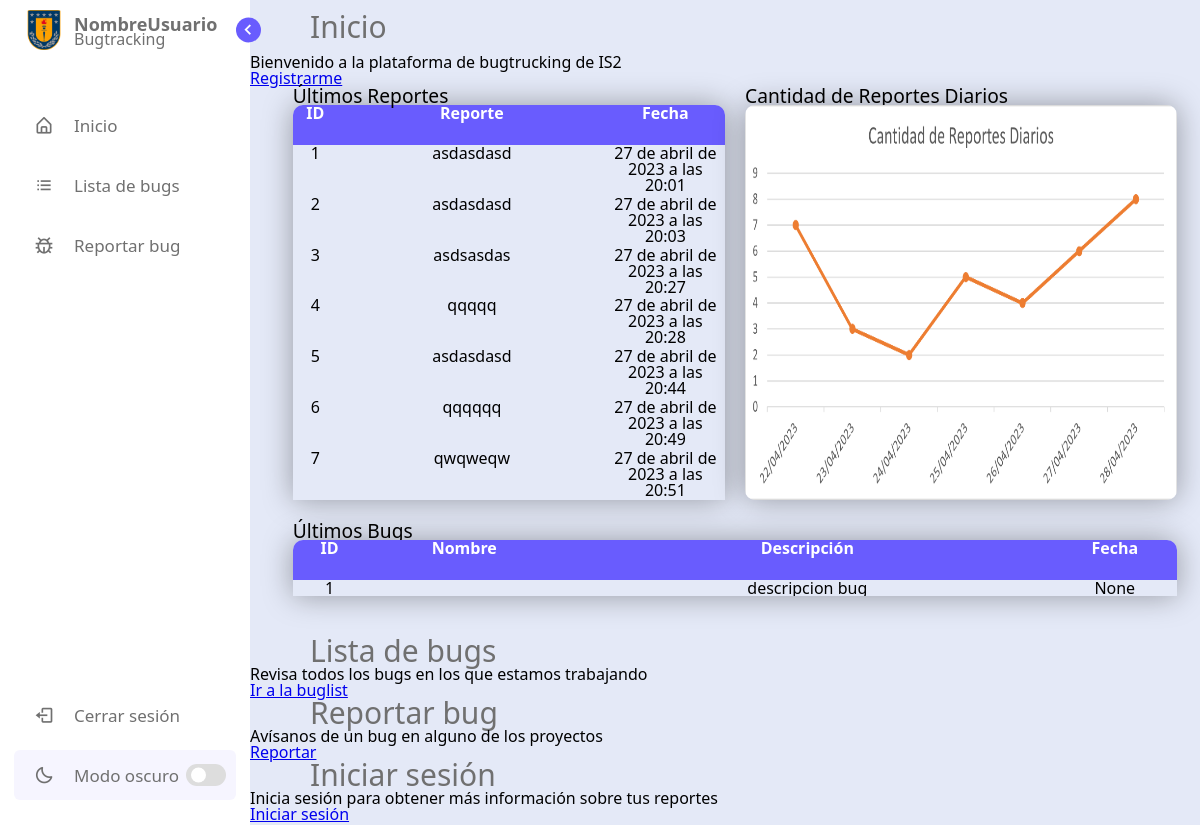
The app's page /home, older data.
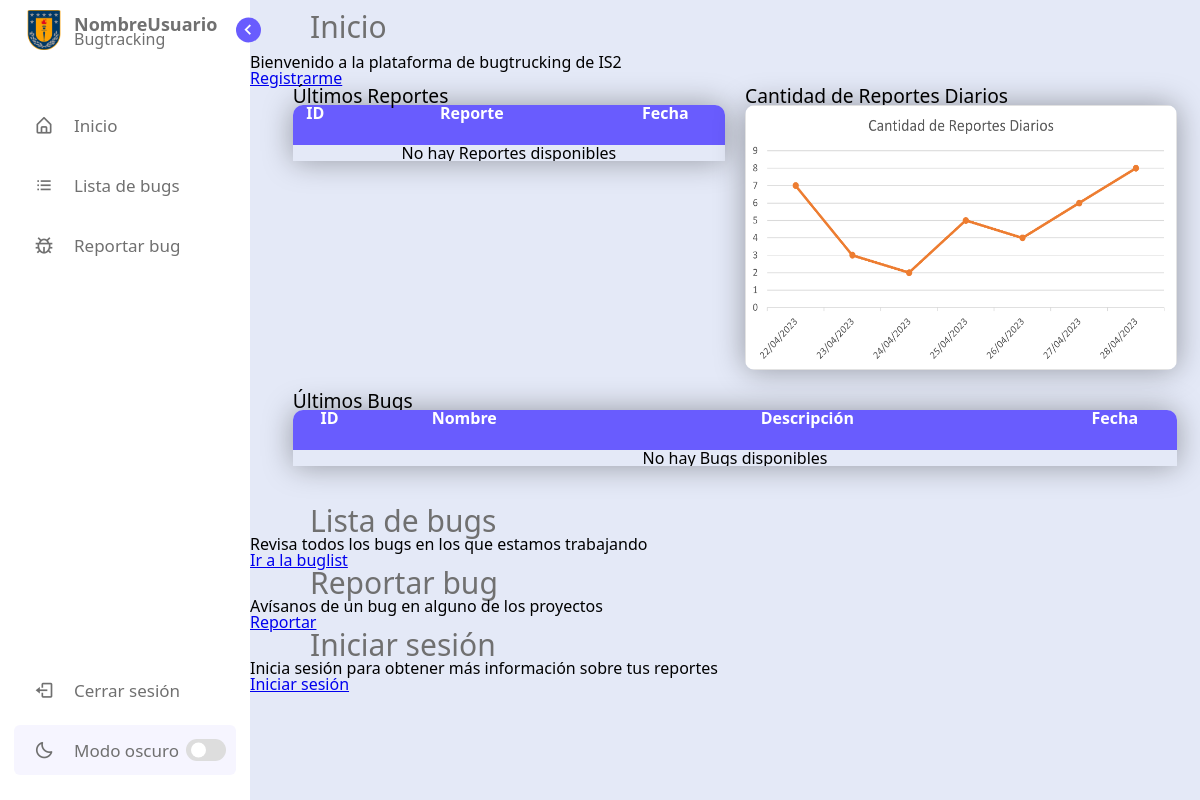
The same page, newer data.
### database/models.py (models this page shows, shortened)
class ReporteBug(models.Model):
    ESTADOS_CHOICES = (
        ('pendiente', 'Pendiente'),
        ('aprobado', 'Aprobado'),
        ('desaprobado', 'Desaprobado')
    )
    id_reporte     = models.AutoField(primary_key=True)
    titulo         = models.CharField(max_length=255, null=False, verbose_name='titulo del reporte')
    reporte        = models.TextField(null=False)
    fecha_reporte  = models.DateTimeField(auto_now_add=True, verbose_name='Fecha de reporte')
    estado         = models.CharField(max_length=20, default='Pendiente', choices=ESTADOS_CHOICES, verbose_name='Estado')
    correo_usuario = models.ForeignKey(Usuario, null=False, on_delete=models.CASCADE, verbose_name='Usuario', related_name='reportes')
    id_proyecto    = models.ForeignKey(Proyecto, null=False, on_delete=models.CASCADE, verbose_name='Proyecto')
    id_bug         = models.ForeignKey(Bug, blank=True, null=True, on_delete=models.CASCADE, verbose_name='Bug')

class Bug(models.Model):
    PRIORIDADES_CHOICES = (
        ("baja", "Baja"),
        ("media", "Media"),
        ("alta", "Alta"),
        ("urgente", "Urgente"),
    )
    ESTADOS_CHOICES = (
        ('nuevo', 'Nuevo'),
        ('en proceso', 'En proceso'),
        ('solucionado', 'Solucionado'),
    )
    id_bug         = models.AutoField(primary_key=True)
    titulo         = models.CharField(max_length=255, null=False, verbose_name='Titulo del bug')
    descripcion    = models.TextField(null=False, verbose_name='Descripción')
    prioridad      = models.CharField(max_length=20, choices=PRIORIDADES_CHOICES, verbose_name='Prioridad')
    estado         = models.CharField(max_length=20, choices=ESTADOS_CHOICES, verbose_name='Estado')
    fecha_reporte  = models.DateTimeField(auto_now_add=True, verbose_name='Fecha de reporte')
    id_proyecto    = models.ForeignKey(Proyecto, null=False, on_delete=models.CASCADE, verbose_name='Proyecto')
    id_programador = models.ForeignKey(Programador, null=False, on_delete=models.CASCADE, verbose_name='Programador')

### home/views.py (the view)
# urls.py: 2. Add a URL to urlpatterns:  path('', views.home, name='home')
def home(request):
    listar_reportes = ReporteBug.objects.order_by("id_reporte")[:20]
    listar_bug = Bug.objects.order_by("id_bug")[:20]
    context = {
        "listar_reportes": listar_reportes,
        "listar_bug": listar_bug
    }
    return render(request, 'home/start.html', context)

### home/templates/home/start.html (shortened to what the changed rows need)
{% extends 'home/base.html' %}
{%load static%}
{% block content %}
<section class='home'>
    <div class="blank">
      <div class = "grid_container">
        <div class= "elemento">
            {% if listar_reportes %}
            <table class= "uno sombra">
                <thead>
                    <tr>
                        <th style= "width: 3%">ID</th>
                        <th style= "width: 20%">Reporte</th>
                        <th style= "width: 8%">Fecha</th>
                    </tr>
                </thead>
                <tbody>
                    {% for ReporteBug in listar_reportes %}
                        <tr>
                            <td>{{ ReporteBug.id_reporte }}</td>
                            <td>{{ ReporteBug.reporte }}</td>
                            <td>{{ ReporteBug.fecha_reporte }}</td>
                        </tr>
                    {%endfor%}
                </tbody>
            </table>
            {% else %}
            <table class= "sombra" id = "table_Bugs">
                <thead>
                    <tr>
                        <th style= "width: 3%">ID</th>
                        <th style= "width: 20%">Reporte</th>
                        <th style= "width: 8%">Fecha</th>
                    </tr>
                </thead>
                <tbody>
                    <tr>
                        <td colspan="4" style="text-align: center">No hay Reportes disponibles</td>
                    </tr>
                </tbody>
            </table>
            {% endif %}
        </div>
        <div class= "elemento tres">
            {% if listar_bug %}
            <table class= "sombra" id = "table_Bugs">
                <thead>
                    <tr>
                        <th style= "width: 3%">ID</th>
                        <th style= "width: 8%">Nombre</th>
                        <th style= "width: 20%">Descripción</th>
                        <th style= "width: 5%">Fecha</th>
                    </tr>
                </thead>
                <tbody>
                    {% for Bug in  listar_bug%}
                        <tr>
                            <td>{{ Bug.id_bug }}</td>
                            <td>{{ Bug.titutlo }}</td>
                            <td>{{ Bug.descripcion }}</td>
                            <td>{{ Bug.fecha_reporte }}</td>
                        </tr>
                    {%endfor%}
                </tbody>
            </table>
            {% else %}
            <table class= "sombra" id = "table_Bugs">
                <thead>
                    <tr>
                        <th style= "width: 3%">ID</th>
                        <th style= "width: 8%">Nombre</th>
                        <th style= "width: 20%">Descripción</th>
                        <th style= "width: 5%">Fecha</th>
                    </tr>
                </thead>
                <tbody>
                    <tr>
                        <td colspan="4" style="text-align: center">No hay Bugs disponibles</td>
                    </tr>
                </tbody>
            </table>
            {% endif %}
        </div>
    </div>
    </div>
</section>
{% endblock %}

Row changes from the older to the newer data that the page shows:
removed ReporteBug: id_reporte "1", reporte "asdasdasd", fecha_reporte "27 de abril de 2023 a las 20:01"
removed ReporteBug: id_reporte "2", reporte "asdasdasd", fecha_reporte "27 de abril de 2023 a las 20:03"
removed ReporteBug: id_reporte "3", reporte "asdsasdas", fecha_reporte "27 de abril de 2023 a las 20:27"
removed ReporteBug: id_reporte "4", reporte "qqqqq", fecha_reporte "27 de abril de 2023 a las 20:28"
removed ReporteBug: id_reporte "5", reporte "asdasdasd", fecha_reporte "27 de abril de 2023 a las 20:44"
removed ReporteBug: id_reporte "6", reporte "qqqqqq", fecha_reporte "27 de abril de 2023 a las 20:49"
removed ReporteBug: id_reporte "7", reporte "qwqweqw", fecha_reporte "27 de abril de 2023 a las 20:51"
removed Bug: id_bug "1", descripcion "descripcion bug", fecha_reporte "None"
Text that changed along with them:
text now shown: "No hay Reportes disponibles No hay Bugs disponibles"
